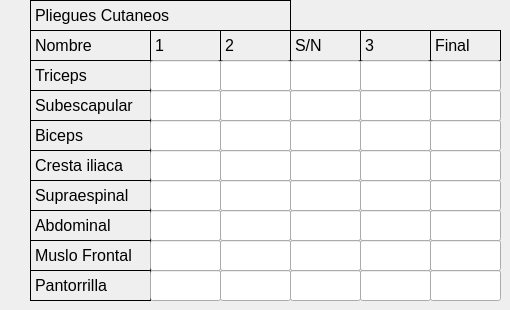
    <widget class="QWidget" name="tab_2">
     <attribute name="title">
      <string>entrada 2</string>
     </attribute>
     <widget class="QLabel" name="label_23">
      <property name="geometry">
       <rect>
        <x>30</x>
        <y>0</y>
        <width>261</width>
        <height>31</height>
       </rect>
      </property>
      <property name="font">
       <font>
        <pointsize>12</pointsize>
       </font>
      </property>
      <property name="frameShape">
       <enum>QFrame::Box</enum>
      </property>
      <property name="frameShadow">
       <enum>QFrame::Plain</enum>
      </property>
      <property name="text">
       <string>Pliegues Cutaneos</string>
      </property>
      <property name="scaledContents">
       <bool>false</bool>
      </property>
     </widget>
     <widget class="QLabel" name="label_24">
      <property name="geometry">
       <rect>
        <x>30</x>
        <y>30</y>
        <width>121</width>
        <height>31</height>
       </rect>
      </property>
      <property name="font">
       <font>
        <pointsize>12</pointsize>
       </font>
      </property>
      <property name="frameShape">
       <enum>QFrame::Box</enum>
      </property>
      <property name="frameShadow">
       <enum>QFrame::Plain</enum>
      </property>
      <property name="text">
       <string>Nombre</string>
      </property>
      <property name="scaledContents">
       <bool>false</bool>
      </property>
     </widget>
     <widget class="QLabel" name="label_25">
      <property name="geometry">
       <rect>
        <x>150</x>
        <y>30</y>
        <width>71</width>
        <height>31</height>
       </rect>
      </property>
      <property name="font">
       <font>
        <pointsize>12</pointsize>
       </font>
      </property>
      <property name="frameShape">
       <enum>QFrame::Box</enum>
      </property>
      <property name="frameShadow">
       <enum>QFrame::Plain</enum>
      </property>
      <property name="text">
       <string>1</string>
      </property>
      <property name="scaledContents">
       <bool>false</bool>
      </property>
     </widget>
     <widget class="QLabel" name="label_26">
      <property name="geometry">
       <rect>
        <x>220</x>
        <y>30</y>
        <width>71</width>
        <height>31</height>
       </rect>
      </property>
      <property name="font">
       <font>
        <pointsize>12</pointsize>
       </font>
      </property>
      <property name="frameShape">
       <enum>QFrame::Box</enum>
      </property>
      <property name="frameShadow">
       <enum>QFrame::Plain</enum>
      </property>
      <property name="text">
       <string>2</string>
      </property>
      <property name="scaledContents">
       <bool>false</bool>
      </property>
     </widget>
     <widget class="QLabel" name="label_27">
      <property name="geometry">
       <rect>
        <x>290</x>
        <y>30</y>
        <width>71</width>
        <height>31</height>
       </rect>
      </property>
      <property name="font">
       <font>
        <pointsize>12</pointsize>
       </font>
      </property>
      <property name="frameShape">
       <enum>QFrame::Box</enum>
      </property>
      <property name="frameShadow">
       <enum>QFrame::Plain</enum>
      </property>
      <property name="text">
       <string>S/N</string>
      </property>
      <property name="scaledContents">
       <bool>false</bool>
      </property>
     </widget>
     <widget class="QLabel" name="label_28">
      <property name="geometry">
       <rect>
        <x>360</x>
        <y>30</y>
        <width>71</width>
        <height>31</height>
       </rect>
      </property>
      <property name="font">
       <font>
        <pointsize>12</pointsize>
       </font>
      </property>
      <property name="frameShape">
       <enum>QFrame::Box</enum>
      </property>
      <property name="frameShadow">
       <enum>QFrame::Plain</enum>
      </property>
      <property name="text">
       <string>3</string>
      </property>
      <property name="scaledContents">
       <bool>false</bool>
      </property>
     </widget>
     <widget class="QLabel" name="label_29">
      <property name="geometry">
       <rect>
        <x>430</x>
        <y>30</y>
        <width>71</width>
        <height>31</height>
       </rect>
      </property>
      <property name="font">
       <font>
        <pointsize>12</pointsize>
       </font>
      </property>
      <property name="frameShape">
       <enum>QFrame::Box</enum>
      </property>
      <property name="frameShadow">
       <enum>QFrame::Plain</enum>
      </property>
      <property name="text">
       <string>Final</string>
      </property>
      <property name="scaledContents">
       <bool>false</bool>
      </property>
     </widget>
     <widget class="QLabel" name="label_30">
      <property name="geometry">
       <rect>
        <x>30</x>
        <y>60</y>
        <width>121</width>
        <height>31</height>
       </rect>
      </property>
      <property name="font">
       <font>
        <pointsize>12</pointsize>
       </font>
      </property>
      <property name="frameShape">
       <enum>QFrame::Box</enum>
      </property>
      <property name="frameShadow">
       <enum>QFrame::Plain</enum>
      </property>
      <property name="text">
       <string>Triceps</string>
      </property>
      <property name="scaledContents">
       <bool>false</bool>
      </property>
     </widget>
     <widget class="QLabel" name="label_31">
      <property name="geometry">
       <rect>
        <x>30</x>
        <y>90</y>
        <width>121</width>
        <height>31</height>
       </rect>
      </property>
      <property name="font">
       <font>
        <pointsize>12</pointsize>
       </font>
      </property>
      <property name="frameShape">
       <enum>QFrame::Box</enum>
      </property>
      <property name="frameShadow">
       <enum>QFrame::Plain</enum>
      </property>
      <property name="text">
       <string>Subescapular</string>
      </property>
      <property name="scaledContents">
       <bool>false</bool>
      </property>
     </widget>
     <widget class="QLabel" name="label_32">
      <property name="geometry">
       <rect>
        <x>30</x>
        <y>120</y>
        <width>121</width>
        <height>31</height>
       </rect>
      </property>
      <property name="font">
       <font>
        <pointsize>12</pointsize>
       </font>
      </property>
      <property name="frameShape">
       <enum>QFrame::Box</enum>
      </property>
      <property name="frameShadow">
       <enum>QFrame::Plain</enum>
      </property>
      <property name="text">
       <string>Biceps</string>
      </property>
      <property name="scaledContents">
       <bool>false</bool>
      </property>
     </widget>
     <widget class="QLabel" name="label_33">
      <property name="geometry">
       <rect>
        <x>30</x>
        <y>150</y>
        <width>121</width>
        <height>31</height>
       </rect>
      </property>
      <property name="font">
       <font>
        <pointsize>12</pointsize>
       </font>
      </property>
      <property name="frameShape">
       <enum>QFrame::Box</enum>
      </property>
      <property name="frameShadow">
       <enum>QFrame::Plain</enum>
      </property>
      <property name="text">
       <string>Cresta iliaca</string>
      </property>
      <property name="scaledContents">
       <bool>false</bool>
      </property>
     </widget>
     <widget class="QLabel" name="label_34">
      <property name="geometry">
       <rect>
        <x>30</x>
        <y>180</y>
        <width>121</width>
        <height>31</height>
       </rect>
      </property>
      <property name="font">
       <font>
        <pointsize>12</pointsize>
       </font>
      </property>
      <property name="frameShape">
       <enum>QFrame::Box</enum>
      </property>
      <property name="frameShadow">
       <enum>QFrame::Plain</enum>
      </property>
      <property name="text">
       <string>Supraespinal</string>
      </property>
      <property name="scaledContents">
       <bool>false</bool>
      </property>
     </widget>
     <widget class="QLabel" name="label_35">
      <property name="geometry">
       <rect>
        <x>30</x>
        <y>210</y>
        <width>121</width>
        <height>31</height>
       </rect>
      </property>
      <property name="font">
       <font>
        <pointsize>12</pointsize>
       </font>
      </property>
      <property name="frameShape">
       <enum>QFrame::Box</enum>
      </property>
      <property name="frameShadow">
       <enum>QFrame::Plain</enum>
      </property>
      <property name="text">
       <string>Abdominal</string>
      </property>
      <property name="scaledContents">
       <bool>false</bool>
      </property>
     </widget>
     <widget class="QLabel" name="label_36">
      <property name="geometry">
       <rect>
        <x>30</x>
        <y>240</y>
        <width>121</width>
        <height>31</height>
       </rect>
      </property>
      <property name="font">
       <font>
        <pointsize>12</pointsize>
       </font>
      </property>
      <property name="frameShape">
       <enum>QFrame::Box</enum>
      </property>
      <property name="frameShadow">
       <enum>QFrame::Plain</enum>
      </property>
      <property name="text">
       <string>Muslo Frontal</string>
      </property>
      <property name="scaledContents">
       <bool>false</bool>
      </property>
     </widget>
     <widget class="QLabel" name="label_37">
      <property name="geometry">
       <rect>
        <x>30</x>
        <y>270</y>
        <width>121</width>
        <height>31</height>
       </rect>
      </property>
      <property name="font">
       <font>
        <pointsize>12</pointsize>
       </font>
      </property>
      <property name="frameShape">
       <enum>QFrame::Box</enum>
      </property>
      <property name="frameShadow">
       <enum>QFrame::Plain</enum>
      </property>
      <property name="text">
       <string>Pantorrilla</string>
      </property>
      <property name="scaledContents">
       <bool>false</bool>
      </property>
     </widget>
     <widget class="QLineEdit" name="lineEdit_16">
      <property name="geometry">
       <rect>
        <x>150</x>
        <y>60</y>
        <width>71</width>
        <height>31</height>
       </rect>
      </property>
      <property name="font">
       <font>
        <pointsize>12</pointsize>
       </font>
      </property>
      <property name="text">
       <string/>
      </property>
     </widget>
     <widget class="QLineEdit" name="lineEdit_22">
      <property name="geometry">
       <rect>
        <x>220</x>
        <y>60</y>
        <width>71</width>
        <height>31</height>
       </rect>
      </property>
      <property name="font">
       <font>
        <pointsize>12</pointsize>
       </font>
      </property>
      <property name="text">
       <string/>
      </property>
     </widget>
     <widget class="QLineEdit" name="lineEdit_43">
      <property name="geometry">
       <rect>
        <x>290</x>
        <y>60</y>
        <width>71</width>
        <height>31</height>
       </rect>
      </property>
      <property name="font">
       <font>
        <pointsize>12</pointsize>
       </font>
      </property>
      <property name="text">
       <string/>
      </property>
     </widget>
     <widget class="QLineEdit" name="lineEdit_44">
      <property name="geometry">
       <rect>
        <x>360</x>
        <y>60</y>
        <width>71</width>
        <height>31</height>
       </rect>
      </property>
      <property name="font">
       <font>
        <pointsize>12</pointsize>
       </font>
      </property>
      <property name="text">
       <string/>
      </property>
     </widget>
     <widget class="QLineEdit" name="lineEdit_45">
      <property name="geometry">
       <rect>
        <x>430</x>
        <y>60</y>
        <width>71</width>
        <height>31</height>
       </rect>
      </property>
      <property name="font">
       <font>
        <pointsize>12</pointsize>
       </font>
      </property>
      <property name="text">
       <string/>
      </property>
     </widget>
     <widget class="QLineEdit" name="lineEdit_46">
      <property name="geometry">
       <rect>
        <x>150</x>
        <y>90</y>
        <width>71</width>
        <height>31</height>
       </rect>
      </property>
      <property name="font">
       <font>
        <pointsize>12</pointsize>
       </font>
      </property>
      <property name="text">
       <string/>
      </property>
     </widget>
     <widget class="QLineEdit" name="lineEdit_47">
      <property name="geometry">
       <rect>
        <x>220</x>
        <y>90</y>
        <width>71</width>
        <height>31</height>
       </rect>
      </property>
      <property name="font">
       <font>
        <pointsize>12</pointsize>
       </font>
      </property>
      <property name="text">
       <string/>
      </property>
     </widget>
     <widget class="QLineEdit" name="lineEdit_48">
      <property name="geometry">
       <rect>
        <x>290</x>
        <y>90</y>
        <width>71</width>
        <height>31</height>
       </rect>
      </property>
      <property name="font">
       <font>
        <pointsize>12</pointsize>
       </font>
      </property>
      <property name="text">
       <string/>
      </property>
     </widget>
     <widget class="QLineEdit" name="lineEdit_49">
      <property name="geometry">
       <rect>
        <x>360</x>
        <y>90</y>
        <width>71</width>
        <height>31</height>
       </rect>
      </property>
      <property name="font">
       <font>
        <pointsize>12</pointsize>
       </font>
      </property>
      <property name="text">
       <string/>
      </property>
     </widget>
     <widget class="QLineEdit" name="lineEdit_50">
      <property name="geometry">
       <rect>
        <x>430</x>
        <y>90</y>
        <width>71</width>
        <height>31</height>
       </rect>
      </property>
      <property name="font">
       <font>
        <pointsize>12</pointsize>
       </font>
      </property>
      <property name="text">
       <string/>
      </property>
     </widget>
     <widget class="QLineEdit" name="lineEdit_51">
      <property name="geometry">
       <rect>
        <x>150</x>
        <y>120</y>
        <width>71</width>
        <height>31</height>
       </rect>
      </property>
      <property name="font">
       <font>
        <pointsize>12</pointsize>
       </font>
      </property>
      <property name="text">
       <string/>
      </property>
     </widget>
     <widget class="QLineEdit" name="lineEdit_52">
      <property name="geometry">
       <rect>
        <x>220</x>
        <y>120</y>
        <width>71</width>
        <height>31</height>
       </rect>
      </property>
      <property name="font">
       <font>
        <pointsize>12</pointsize>
       </font>
      </property>
      <property name="text">
       <string/>
      </property>
     </widget>
     <widget class="QLineEdit" name="lineEdit_53">
      <property name="geometry">
       <rect>
        <x>290</x>
        <y>120</y>
        <width>71</width>
        <height>31</height>
       </rect>
      </property>
      <property name="font">
       <font>
        <pointsize>12</pointsize>
       </font>
      </property>
      <property name="text">
       <string/>
      </property>
     </widget>
     <widget class="QLineEdit" name="lineEdit_54">
      <property name="geometry">
       <rect>
        <x>360</x>
        <y>120</y>
        <width>71</width>
        <height>31</height>
       </rect>
      </property>
      <property name="font">
       <font>
        <pointsize>12</pointsize>
       </font>
      </property>
      <property name="text">
       <string/>
      </property>
     </widget>
     <widget class="QLineEdit" name="lineEdit_55">
      <property name="geometry">
       <rect>
        <x>430</x>
        <y>120</y>
        <width>71</width>
        <height>31</height>
       </rect>
      </property>
      <property name="font">
       <font>
        <pointsize>12</pointsize>
       </font>
      </property>
      <property name="text">
       <string/>
      </property>
     </widget>
     <widget class="QLineEdit" name="lineEdit_56">
      <property name="geometry">
       <rect>
        <x>150</x>
        <y>150</y>
        <width>71</width>
        <height>31</height>
       </rect>
      </property>
      <property name="font">
       <font>
        <pointsize>12</pointsize>
       </font>
      </property>
      <property name="text">
       <string/>
      </property>
     </widget>
     <widget class="QLineEdit" name="lineEdit_57">
      <property name="geometry">
       <rect>
        <x>220</x>
        <y>150</y>
        <width>71</width>
        <height>31</height>
       </rect>
      </property>
      <property name="font">
       <font>
        <pointsize>12</pointsize>
       </font>
      </property>
      <property name="text">
       <string/>
      </property>
     </widget>
     <widget class="QLineEdit" name="lineEdit_58">
      <property name="geometry">
       <rect>
        <x>290</x>
        <y>150</y>
        <width>71</width>
        <height>31</height>
       </rect>
      </property>
      <property name="font">
       <font>
        <pointsize>12</pointsize>
       </font>
      </property>
      <property name="text">
       <string/>
      </property>
     </widget>
     <widget class="QLineEdit" name="lineEdit_59">
      <property name="geometry">
       <rect>
        <x>360</x>
        <y>150</y>
        <width>71</width>
        <height>31</height>
       </rect>
      </property>
      <property name="font">
       <font>
        <pointsize>12</pointsize>
       </font>
      </property>
      <property name="text">
       <string/>
      </property>
     </widget>
     <widget class="QLineEdit" name="lineEdit_60">
      <property name="geometry">
       <rect>
        <x>430</x>
        <y>150</y>
        <width>71</width>
        <height>31</height>
       </rect>
      </property>
      <property name="font">
       <font>
        <pointsize>12</pointsize>
       </font>
      </property>
      <property name="text">
       <string/>
      </property>
     </widget>
     <widget class="QLineEdit" name="lineEdit_61">
      <property name="geometry">
       <rect>
        <x>150</x>
        <y>180</y>
        <width>71</width>
        <height>31</height>
       </rect>
      </property>
      <property name="font">
       <font>
        <pointsize>12</pointsize>
       </font>
      </property>
      <property name="text">
       <string/>
      </property>
     </widget>
     <widget class="QLineEdit" name="lineEdit_62">
      <property name="geometry">
       <rect>
        <x>220</x>
        <y>180</y>
        <width>71</width>
        <height>31</height>
       </rect>
      </property>
      <property name="font">
       <font>
        <pointsize>12</pointsize>
       </font>
      </property>
      <property name="text">
       <string/>
      </property>
     </widget>
     <widget class="QLineEdit" name="lineEdit_63">
      <property name="geometry">
       <rect>
        <x>290</x>
        <y>180</y>
        <width>71</width>
        <height>31</height>
       </rect>
      </property>
      <property name="font">
       <font>
        <pointsize>12</pointsize>
       </font>
      </property>
      <property name="text">
       <string/>
      </property>
     </widget>
     <widget class="QLineEdit" name="lineEdit_64">
      <property name="geometry">
       <rect>
        <x>360</x>
        <y>180</y>
        <width>71</width>
        <height>31</height>
       </rect>
      </property>
      <property name="font">
       <font>
        <pointsize>12</pointsize>
       </font>
      </property>
      <property name="text">
       <string/>
      </property>
     </widget>
     <widget class="QLineEdit" name="lineEdit_65">
      <property name="geometry">
       <rect>
        <x>430</x>
        <y>180</y>
        <width>71</width>
        <height>31</height>
       </rect>
      </property>
      <property name="font">
       <font>
        <pointsize>12</pointsize>
       </font>
      </property>
      <property name="text">
       <string/>
      </property>
     </widget>
     <widget class="QLineEdit" name="lineEdit_66">
      <property name="geometry">
       <rect>
        <x>150</x>
        <y>210</y>
        <width>71</width>
        <height>31</height>
       </rect>
      </property>
      <property name="font">
       <font>
        <pointsize>12</pointsize>
       </font>
      </property>
      <property name="text">
       <string/>
      </property>
     </widget>
     <widget class="QLineEdit" name="lineEdit_67">
      <property name="geometry">
       <rect>
        <x>220</x>
        <y>210</y>
        <width>71</width>
        <height>31</height>
       </rect>
      </property>
      <property name="font">
       <font>
        <pointsize>12</pointsize>
       </font>
      </property>
      <property name="text">
       <string/>
      </property>
     </widget>
     <widget class="QLineEdit" name="lineEdit_68">
      <property name="geometry">
       <rect>
        <x>290</x>
        <y>210</y>
        <width>71</width>
        <height>31</height>
       </rect>
      </property>
      <property name="font">
       <font>
        <pointsize>12</pointsize>
       </font>
      </property>
      <property name="text">
       <string/>
      </property>
     </widget>
     <widget class="QLineEdit" name="lineEdit_69">
      <property name="geometry">
       <rect>
        <x>360</x>
        <y>210</y>
        <width>71</width>
        <height>31</height>
       </rect>
      </property>
      <property name="font">
       <font>
        <pointsize>12</pointsize>
       </font>
      </property>
      <property name="text">
       <string/>
      </property>
     </widget>
     <widget class="QLineEdit" name="lineEdit_70">
      <property name="geometry">
       <rect>
        <x>430</x>
        <y>210</y>
        <width>71</width>
        <height>31</height>
       </rect>
      </property>
      <property name="font">
       <font>
        <pointsize>12</pointsize>
       </font>
      </property>
      <property name="text">
       <string/>
      </property>
     </widget>
     <widget class="QLineEdit" name="lineEdit_71">
      <property name="geometry">
       <rect>
        <x>150</x>
        <y>240</y>
        <width>71</width>
        <height>31</height>
       </rect>
      </property>
      <property name="font">
       <font>
        <pointsize>12</pointsize>
       </font>
      </property>
      <property name="text">
       <string/>
      </property>
     </widget>
     <widget class="QLineEdit" name="lineEdit_72">
      <property name="geometry">
       <rect>
        <x>220</x>
        <y>240</y>
        <width>71</width>
        <height>31</height>
       </rect>
      </property>
      <property name="font">
       <font>
        <pointsize>12</pointsize>
       </font>
      </property>
      <property name="text">
       <string/>
      </property>
     </widget>
     <widget class="QLineEdit" name="lineEdit_73">
      <property name="geometry">
       <rect>
        <x>290</x>
        <y>240</y>
        <width>71</width>
        <height>31</height>
       </rect>
      </property>
      <property name="font">
       <font>
        <pointsize>12</pointsize>
       </font>
      </property>
      <property name="text">
       <string/>
      </property>
     </widget>
     <widget class="QLineEdit" name="lineEdit_74">
      <property name="geometry">
       <rect>
        <x>360</x>
        <y>240</y>
        <width>71</width>
        <height>31</height>
       </rect>
      </property>
      <property name="font">
       <font>
        <pointsize>12</pointsize>
       </font>
      </property>
      <property name="text">
       <string/>
      </property>
     </widget>
     <widget class="QLineEdit" name="lineEdit_75">
      <property name="geometry">
       <rect>
        <x>430</x>
        <y>240</y>
        <width>71</width>
        <height>31</height>
       </rect>
      </property>
      <property name="font">
       <font>
        <pointsize>12</pointsize>
       </font>
      </property>
      <property name="text">
       <string/>
      </property>
     </widget>
     <widget class="QLineEdit" name="lineEdit_76">
      <property name="geometry">
       <rect>
        <x>150</x>
        <y>270</y>
        <width>71</width>
        <height>31</height>
       </rect>
      </property>
      <property name="font">
       <font>
        <pointsize>12</pointsize>
       </font>
      </property>
      <property name="text">
       <string/>
      </property>
     </widget>
     <widget class="QLineEdit" name="lineEdit_77">
      <property name="geometry">
       <rect>
        <x>220</x>
        <y>270</y>
        <width>71</width>
        <height>31</height>
       </rect>
      </property>
      <property name="font">
       <font>
        <pointsize>12</pointsize>
       </font>
      </property>
      <property name="text">
       <string/>
      </property>
     </widget>
     <widget class="QLineEdit" name="lineEdit_78">
      <property name="geometry">
       <rect>
        <x>290</x>
        <y>270</y>
        <width>71</width>
        <height>31</height>
       </rect>
      </property>
      <property name="font">
       <font>
        <pointsize>12</pointsize>
       </font>
      </property>
      <property name="text">
       <string/>
      </property>
     </widget>
     <widget class="QLineEdit" name="lineEdit_79">
      <property name="geometry">
       <rect>
        <x>360</x>
        <y>270</y>
        <width>71</width>
        <height>31</height>
       </rect>
      </property>
      <property name="font">
       <font>
        <pointsize>12</pointsize>
       </font>
      </property>
      <property name="text">
       <string/>
      </property>
     </widget>
     <widget class="QLineEdit" name="lineEdit_80">
      <property name="geometry">
       <rect>
        <x>430</x>
        <y>270</y>
        <width>71</width>
        <height>31</height>
       </rect>
      </property>
      <property name="font">
       <font>
        <pointsize>12</pointsize>
       </font>
      </property>
      <property name="text">
       <string/>
      </property>
     </widget>
    </widget>
